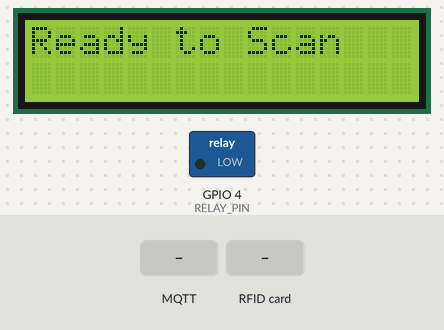
The sketch below on a simulated ESP32. Parts: 16×2 character LCD, switched loads named in the sketch (green lamp = pin HIGH). Inputs (shaded band) come from the test bench. WiFi joins after 1.5 s; servers stay silent unless stated; random numbers use the default seed unless the sketch sets one; no MQTT or app messages arrive unless stated; what the sketch prints to the serial monitor is not drawn.

Above: at 3.8 s.
3.9 s: MQTT message "OPEN" arrives on the first subscribed topic
At 4.5 s:
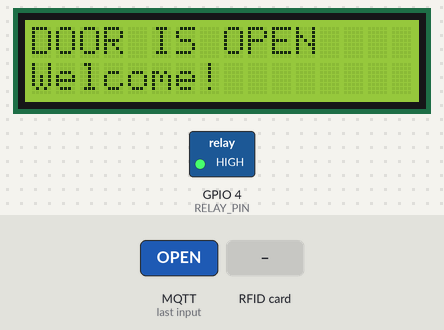
5.4 s: RFID card 5E 7A 19 C4 held to the reader
At 6.6 s:
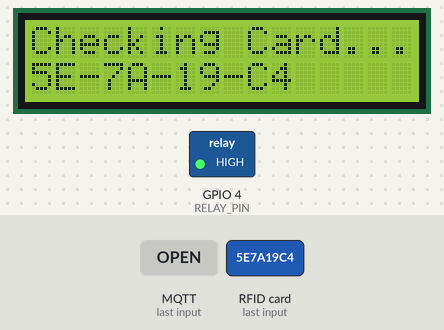
6.9 s: MQTT message "DENIED" arrives on the first subscribed topic
At 7.7 s:
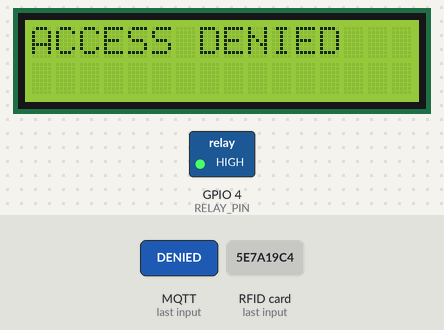
9.9 s: RFID card 5E 7A 19 C4 held to the reader
At 10.4 s:
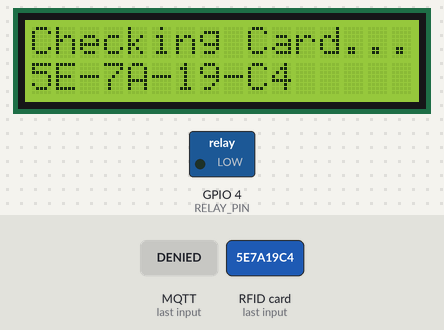
11.5 s: MQTT message "CLOSE" arrives on the first subscribed topic
At 12.2 s:
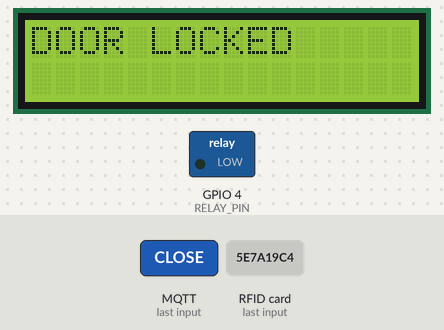
Timing chart, 0 to 14.0 s (numbered marks = the images above; inputs shaded):
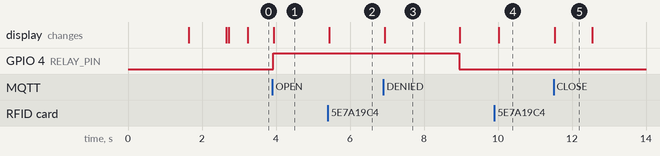

Measured:
- after the input at 3.9 s, GPIO 4 (RELAY_PIN): LOW → HIGH at once; the display: changes after 0.05 s (image 1)
- after the input at 5.4 s, the display: changes at once (image 2)
- after the input at 11.5 s, the display: changes at once (image 5)
- what the display in image 3 shows lasts 2.1 s, from 6.9 s to 9.0 s
- what the display in image 5 shows lasts 1.0 s, from 11.5 s to 12.5 s

The sketch:

ESP32-WiFi-MQTT.ino
```cpp
#include <SPI.h>
#include <MFRC522.h>
#include <WiFi.h>
#include <WiFiManager.h> // يجب تثبيت هذه المكتبة
#include <LiquidCrystal_I2C.h>
#include <PubSubClient.h> // يجب تثبيت هذه المكتبة

// ========== الإعدادات ==========
const char* mqtt_server = "broker.hivemq.com";
const int mqtt_port = 1883;

// مواضيع MQTT (يجب أن تتطابق مع السيرفر)
const char* topic_publish_card = "eng_amjad/proj/card_uid";
const char* topic_subscribe_cmd = "eng_amjad/proj/door_cmd";

// ========== Pins ==========
#define SS_PIN 5
#define RST_PIN 22
#define RELAY_PIN 4 // افترضنا أن الريلاي موصول هنا

// ========== كائنات الأجهزة ==========
MFRC522 mfrc522(SS_PIN, RST_PIN);
LiquidCrystal_I2C lcd(0x27, 16, 2);
WiFiClient espClient;
PubSubClient client(espClient);
WiFiManager wifiManager;

// متغيرات للتحكم بالباب
unsigned long doorTimer = 0;
bool isDoorOpen = false;

void setup() {
  Serial.begin(115200);
  pinMode(RELAY_PIN, OUTPUT);
  digitalWrite(RELAY_PIN, LOW); // الباب مقفل افتراضياً (حسب نوع الريلاي)

  // تشغيل الأجهزة
  SPI.begin();
  mfrc522.PCD_Init();
  Wire.begin(16, 17); // SDA, SCL
  lcd.init();
  lcd.backlight();

  // 1. شاشة الترحيب والاتصال بالواي فاي
  lcd.setCursor(0, 0);
  lcd.print("Setup WiFi...");

  // خاصية Plug & Play: إذا لم يجد شبكة، ينشئ Access Point
  // اسم الشبكة: Eng-Amjad-System
  bool res = wifiManager.autoConnect("Smart-Access-System", "password");

  if(!res) {
    lcd.print("Failed!");
    ESP.restart();
  }

  lcd.clear();
  lcd.print("WiFi Connected!");
  delay(1000);

  // 2. إعداد MQTT
  client.setServer(mqtt_server, mqtt_port);
  client.setCallback(mqttCallback);

  lcd.clear();
  lcd.print("System Ready");
}

void loop() {
  // التأكد من استمرار اتصال MQTT
  if (!client.connected()) {
    reconnect();
  }
  client.loop();

  // ميكانيكية القفل التلقائي (بعد 5 ثواني)
  if (isDoorOpen && millis() - doorTimer > 5000) {
    lockDoor();
  }

  // قراءة الكرت
  if (!mfrc522.PICC_IsNewCardPresent()) return;
  if (!mfrc522.PICC_ReadCardSerial()) return;

  String uid = getUID();
  Serial.println("Card: " + uid);

  lcd.clear();
  lcd.print("Checking Card...");
  lcd.setCursor(0, 1);
  lcd.print(uid);

  // إرسال الكرت للسيرفر
  client.publish(topic_publish_card, uid.c_str());

  mfrc522.PICC_HaltA();
  delay(1000); // منع القراءة المتكررة السريعة
}

// دالة استقبال الأوامر من السيرفر (والأزرار)
void mqttCallback(char* topic, byte* payload, unsigned int length) {
  String message = "";
  for (int i = 0; i < length; i++) {
    message += (char)payload[i];
  }

  Serial.print("Command received: ");
  Serial.println(message);

  if (message == "OPEN") {
    unlockDoor();
  } else if (message == "CLOSE") {
    lockDoor();
  } else if (message == "DENIED") {
    lcd.clear();
    lcd.print("ACCESS DENIED");
    delay(2000);
    resetScreen();
  }
}

void unlockDoor() {
  digitalWrite(RELAY_PIN, HIGH); // فتح القفل
  isDoorOpen = true;
  doorTimer = millis();

  // تحديث الشاشة
  lcd.clear();
  lcd.setCursor(0, 0);
  lcd.print("DOOR IS OPEN"); // ✅ الرسالة المطلوبة
  lcd.setCursor(0, 1);
  lcd.print("Welcome!");
}

void lockDoor() {
  digitalWrite(RELAY_PIN, LOW); // قفل القفل
  isDoorOpen = false;

  lcd.clear();
  lcd.setCursor(0, 0);
  lcd.print("DOOR LOCKED");
  delay(1000);
  resetScreen();
}

void resetScreen() {
  lcd.clear();
  lcd.setCursor(0, 0);
  lcd.print("Ready to Scan");
}

void reconnect() {
  while (!client.connected()) {
    Serial.print("Connecting to MQTT...");
    // ID عشوائي
    String clientId = "ESP32-" + String(random(0xffff), HEX);

    if (client.connect(clientId.c_str())) {
      Serial.println("connected");
      // إعادة الاشتراك في قناة الأوامر
      client.subscribe(topic_subscribe_cmd);

      lcd.clear();
      lcd.print("Server Online");
      delay(500);
      resetScreen();
    } else {
      Serial.print("failed, rc=");
      Serial.print(client.state());
      delay(2000);
    }
  }
}

String getUID() {
  String uidStr = "";
  for (byte i = 0; i < mfrc522.uid.size; i++) {
    if (mfrc522.uid.uidByte[i] < 0x10) uidStr += "0";
    uidStr += String(mfrc522.uid.uidByte[i], HEX);
    if (i != mfrc522.uid.size - 1) uidStr += "-";
  }
  uidStr.toUpperCase();
  return uidStr;
}
```
